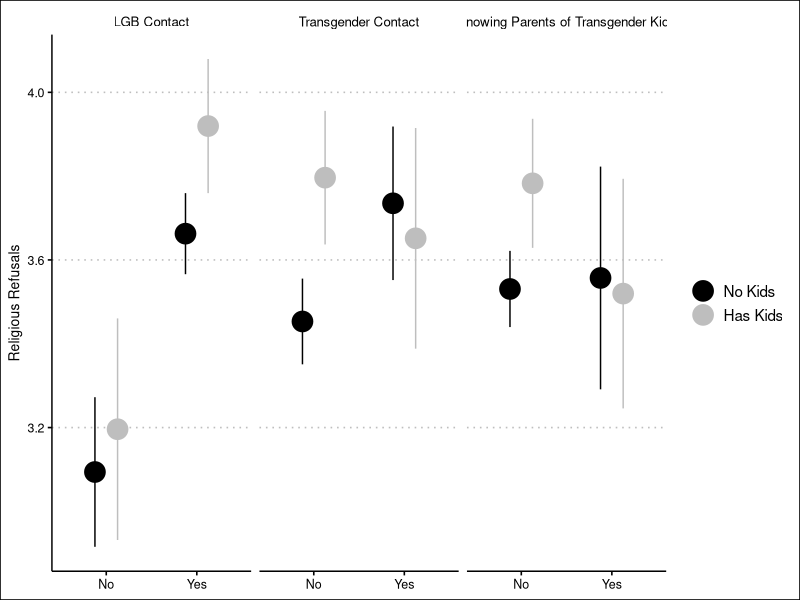
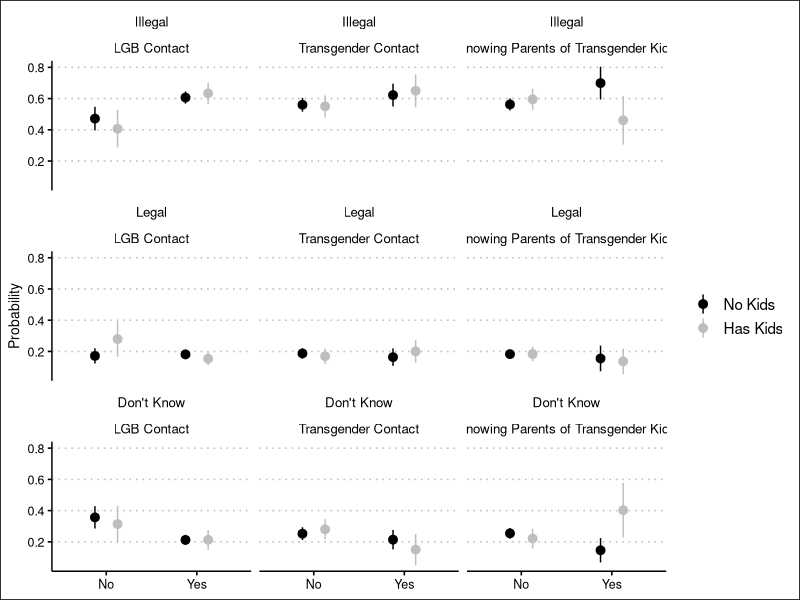
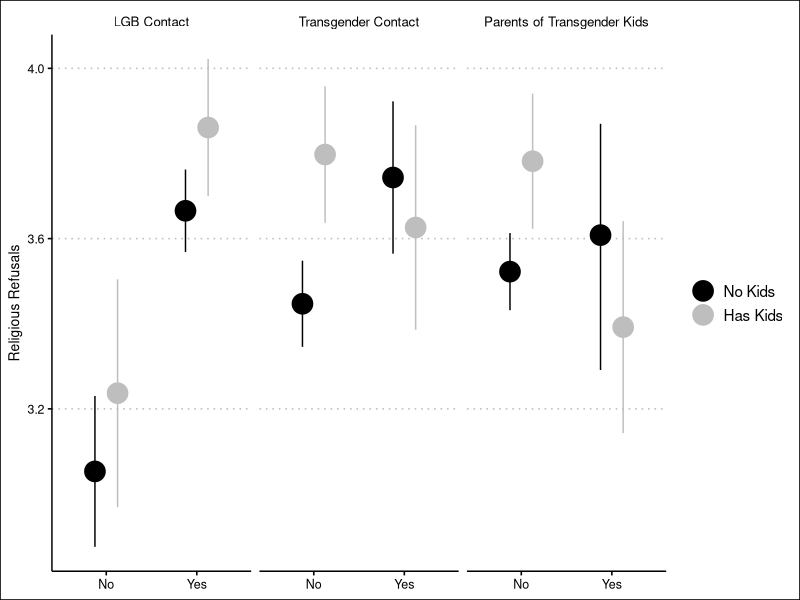
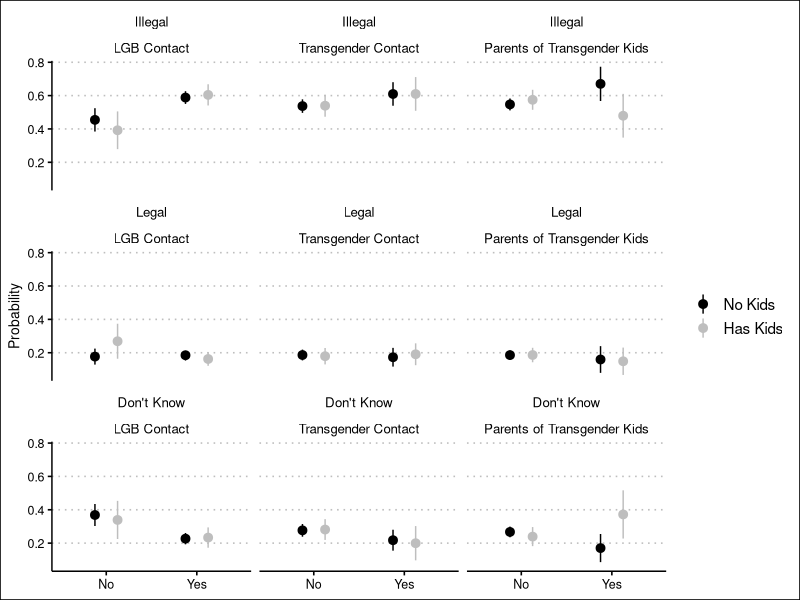

Write R code to recreate these figures, in order.
library(tidyverse)
library(ggthemes)

my_df <- as_tibble(list(est = c(3.09394, 3.662697, 3.19605, 3.919497, 3.453157, 3.735151, 3.79633, 3.651598, 3.530695, 3.556992, 3.782804, 3.519695),
                        lb = c(2.915402, 3.565984, 2.931648, 3.759452, 3.350838, 3.551991, 3.636964, 3.388332, 3.439758, 3.291307, 3.628776, 3.245771),
                        ub = c(3.272478, 3.75941, 3.460453, 4.079542, 3.555475, 3.91831, 3.955697, 3.914863, 3.621632, 3.822677, 3.936832, 3.793619),
                        group = rep(c(rep("No Kids", 2), rep("Has Kids", 2)), 3),
                        ev = c("LGB Contact", "LGB Contact", "LGB Contact", "LGB Contact", "Transgender Contact", "Transgender Contact","Transgender Contact","Transgender Contact","Knowing Parents of Transgender Kids", "Knowing Parents of Transgender Kids","Knowing Parents of Transgender Kids","Knowing Parents of Transgender Kids"),
                        cond = rep(c("No", "Yes"),6)))

my_df <- my_df %>%
  mutate(cond = factor(cond, levels = c("No", "Yes")),
         ev = factor(ev, levels = c("LGB Contact", "Transgender Contact", "Knowing Parents of Transgender Kids")),
         group = factor(group, levels = c("No Kids","Has Kids")))

p <- ggplot(my_df, aes(x = cond, y=est, ymin = lb, ymax = ub, color = group, fill = group))

p + geom_pointrange(position = position_dodge(width = 0.5), size = 1.5) +
  theme_clean() +
  scale_color_manual(values = c("black","gray")) + 
  theme(legend.background = element_blank()) +
  labs(x = NULL,
       y = "Religious Refusals",
       fill = NULL,
       color = NULL) +
  facet_wrap(~ev, ncol = 3)

my_df <- as_tibble(list(est = c(0.4717188, 0.6065317, 0.4067615, 0.6331207, 0.5602578, 0.6224448, 0.5504941, 0.6499182, 0.5625836, 0.6990293, 0.5951078, 0.4608292,0.1714499, 0.1811204, 0.279257, 0.1537444, 0.1873674, 0.1635914, 0.1692538, 0.1999585, 0.1828916, 0.1549541, 0.1837994, 0.1365968, 0.3568313, 0.212348, 0.3139815, 0.2131349, 0.2523749, 0.2139638, 0.2802521, 0.1501232, 0.2545248, 0.1460166, 0.2210928, 0.402574),
                        lb = c(0.3961485, 0.5672642, 0.2869453, 0.5657313, 0.5159054, 0.549478, 0.4804354, 0.543789, 0.5241892, 0.5944021, 0.527811, 0.3055442, 0.1223943, 0.1502414, 0.1665462, 0.110704, 0.15436, 0.1076484, 0.1196703, 0.1279291, 0.1544793, 0.0726015, 0.137583, 0.0540747, 0.2851184, 0.1797142, 0.1975108, 0.1500154, 0.2113257, 0.1514765, 0.2155572, 0.0496098, 0.220332, 0.0683032, 0.1572297, 0.228373),
                        ub = c(0.5472891,0.6457991,0.5265776,0.7005101,0.6046101,0.6954148,0.6205528,0.7560474,0.600978,0.8036565,0.6624046,0.6161142,0.2205055,0.2119993,0.3919678,0.1967848,0.2203748,0.2195344,0.2188374,0.271988,0.211304,0.2373066,0.2300157,0.2191188,0.4285443,0.2449817,0.4304522,0.2762544,0.293424,0.2764511,0.3449469,0.2506367,0.2887175,0.22373,0.2849559,0.5767751),
                        group = rep(c(rep("No Kids", 2), rep("Has Kids", 2)), 9),
                        ev = rep(c("LGB Contact", "LGB Contact", "LGB Contact", "LGB Contact", "Transgender Contact", "Transgender Contact","Transgender Contact","Transgender Contact","Knowing Parents of Transgender Kids", "Knowing Parents of Transgender Kids","Knowing Parents of Transgender Kids","Knowing Parents of Transgender Kids"),3),
                        cond = rep(c("No", "Yes"),18),
                        dv = c(rep("Illegal", 12),rep("Legal", 12), rep("Don't Know", 12))))

my_df <- my_df %>%
  mutate(cond = factor(cond, levels = c("No", "Yes")),
         ev = factor(ev, levels = c("LGB Contact", "Transgender Contact", "Knowing Parents of Transgender Kids")),
         group = factor(group, levels = c("No Kids","Has Kids")),
         dv = factor(dv, levels = c("Illegal", "Legal", "Don't Know")))

p <- ggplot(my_df, aes(x = cond, y=est, ymin = lb, ymax = ub, color = group, fill = group))

p + geom_pointrange(position = position_dodge(width = 0.5), size = 0.5) +
  theme_clean() +
  scale_color_manual(values = c("black","gray")) + 
  theme(legend.background = element_blank()) +
  labs(x = NULL,
       y = "Probability",
       fill = NULL,
       color = NULL) +
  facet_wrap(dv~ev, ncol = 3)

#si figures
my_df <- as_tibble(list(est = c(3.053047, 3.665315, 3.236866, 3.860894, 
                                3.446842, 3.743522, 3.797473, 3.626084, 
                                3.522367, 3.608143, 3.781777, 3.392027),
                        lb = c(2.875892, 3.568321, 2.969368, 3.69985,
                               3.345583, 3.564644, 3.637083, 3.385845, 
                               3.43183, 3.291307, 3.622949, 3.143068),
                        ub = c(3.230201, 3.762309, 3.504363, 4.021938,
                               3.548101, 3.9224, 3.957862, 3.866324, 
                               3.612904, 3.869597, 3.940606, 3.640985),
                        group = rep(c(rep("No Kids", 2), rep("Has Kids", 2)), 3),
                        ev = c("LGB Contact", "LGB Contact", "LGB Contact", "LGB Contact", "Transgender Contact", "Transgender Contact","Transgender Contact","Transgender Contact","Parents of Transgender Kids", "Parents of Transgender Kids","Parents of Transgender Kids","Parents of Transgender Kids"),
                        cond = rep(c("No", "Yes"),6)))

my_df <- my_df %>%
  mutate(cond = factor(cond, levels = c("No", "Yes")),
         ev = factor(ev, levels = c("LGB Contact", "Transgender Contact", "Parents of Transgender Kids")),
         group = factor(group, levels = c("No Kids","Has Kids")))

p <- ggplot(my_df, aes(x = cond, y=est, ymin = lb, ymax = ub, color = group, fill = group))

p + geom_pointrange(position = position_dodge(width = 0.5), size = 1.5) +
  theme_clean() +
  scale_color_manual(values = c("black","gray")) + 
  theme(legend.background = element_blank()) +
  labs(x = NULL,
       y = "Religious Refusals",
       fill = NULL,
       color = NULL) +
  facet_wrap(~ev, ncol = 3)

my_df <- as_tibble(list(est = c(0.4545324, 0.5883314, 0.3921291, 0.604321, 
                                0.5371783, 0.6096668, 0.5394119, 0.6099023,
                                0.5471788, 0.6703983, 0.5748252, 0.4792656,
                                0.1767524, 0.1849308, 0.2687807, 0.1623644, 
                                0.1862279, 0.1728276, 0.1791784, 0.1906287, 
                                0.1857354, 0.1593456, 0.186204, 0.1486263,
                                0.3687152, 0.2267377, 0.3390902, 0.2333146,
                                0.2765938, 0.2175056, 0.2814097, 0.199469,
                                0.2670859, 0.1702561, 0.2389708, 0.3721081),
                        lb = c(0.384554, 0.5501364, 0.2788492, 0.5406897, 
                               0.4966196, 0.539108, 0.4734752, 0.5087107, 
                               0.5113447, 0.567818, 0.514828, 0.3482983, 
                               0.1287144, 0.1532455, 0.1637106, 0.1215692, 
                               0.1537475, 0.1166376, 0.1300751, 0.1251051, 
                               0.1570318, 0.079214, 0.1428569, 0.0667844,
                               0.3027539, 0.1928946, 0.2249214, 0.1722268,
                               0.2383736, 0.1548101, 0.2189853, 0.0966802,
                               0.2351681, 0.0858174, 0.1817888, 0.2276823),
                        ub = c(0.5245093,0.6265265,0.5054091, 0.6679524, 
                               0.577737,0.6802256,0.6053485,0.7110938,
                               0.5830128,0.7729785,0.6348225,0.6102329,
                               0.2247904,0.21166162,0.3738508,0.2031596,
                               0.2187084,0.2290176,0.2282818,0.2561523,
                               0.214439,0.2394772,0.2295511,0.2304683,
                               0.4346766,0.2605808,0.4532589,0.2944023,
                               0.3148139,0.2802012,0.3438341,0.3022579,
                               0.2990036,0.2546949,0.2961528,0.5165339),
                        group = rep(c(rep("No Kids", 2), rep("Has Kids", 2)), 9),
                        ev = rep(c("LGB Contact", "LGB Contact", "LGB Contact", "LGB Contact", "Transgender Contact", "Transgender Contact","Transgender Contact","Transgender Contact","Parents of Transgender Kids", "Parents of Transgender Kids","Parents of Transgender Kids","Parents of Transgender Kids"),3),
                        cond = rep(c("No", "Yes"),18),
                        dv = c(rep("Illegal", 12),rep("Legal", 12), rep("Don't Know", 12))))

my_df <- my_df %>%
  mutate(cond = factor(cond, levels = c("No", "Yes")),
         ev = factor(ev, levels = c("LGB Contact", "Transgender Contact", "Parents of Transgender Kids")),
         group = factor(group, levels = c("No Kids","Has Kids")),
         dv = factor(dv, levels = c("Illegal", "Legal", "Don't Know")))

p <- ggplot(my_df, aes(x = cond, y=est, ymin = lb, ymax = ub, color = group, fill = group))

p + geom_pointrange(position = position_dodge(width = 0.5), size = 0.5) +
  theme_clean() +
  scale_color_manual(values = c("black","gray")) + 
  theme(legend.background = element_blank()) +
  labs(x = NULL,
       y = "Probability",
       fill = NULL,
       color = NULL) +
  facet_wrap(dv~ev, ncol = 3)
